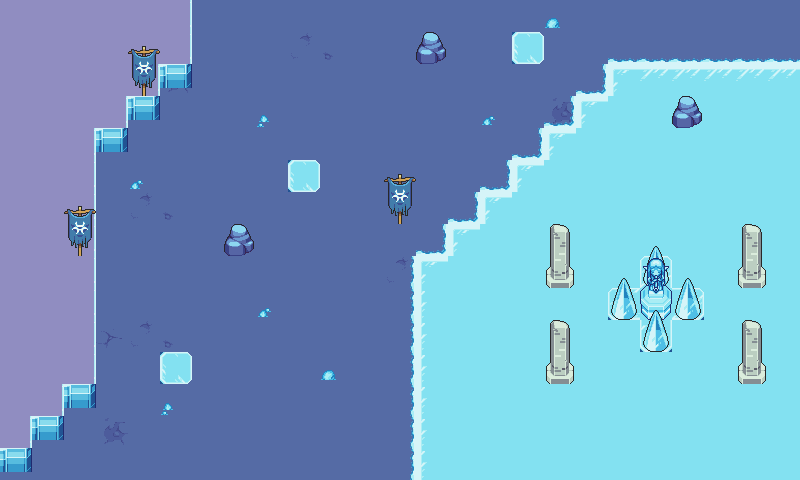

A level layout from a 2D game, rendered from its tile map. Below: a short description, then the map file with tile-grid data replaced by summaries:
An orthogonal 25x15 tile map with 32x32 px tiles, 7 tile layers (Ground, Ground Object, Upper, Stairs, ...), 1 hidden layer not drawn, 20 tilesets.

<map version="1.5" tiledversion="1.6.0" orientation="orthogonal" renderorder="right-down" width="25" height="15" tilewidth="32" tileheight="32" infinite="0" nextlayerid="13" nextobjectid="2">
 <editorsettings>
  <export format="csv" />
 </editorsettings>
 <properties>
  <property name="level" type="int" value="1" />
 </properties>
 <tileset firstgid="1" name="grasslands_tiles" tilewidth="32" tileheight="32" tilecount="140" columns="5">
  <image source="../assets/map/grasslands/grasslands_tiles.png" width="160" height="896" />
 </tileset>
 <tileset firstgid="141" name="grasslands_tree_big" tilewidth="67" tileheight="82" tilecount="1" columns="1">
  <image source="../assets/map/grasslands/grasslands_tree_big.png" width="67" height="82" />
 </tileset>
 <tileset firstgid="142" name="grasslands_tree_small" tilewidth="32" tileheight="44" tilecount="1" columns="1">
  <image source="../assets/map/grasslands/grasslands_tree_small.png" width="32" height="44" />
 </tileset>
 <tileset firstgid="143" name="grasslands_dirt" tilewidth="16" tileheight="16" tilecount="4" columns="4">
  <image source="../assets/map/grasslands/grasslands_dirt.png" width="64" height="16" />
 </tileset>
 <tileset firstgid="147" name="grasslands_flower" tilewidth="16" tileheight="16" tilecount="6" columns="6">
  <image source="../assets/map/grasslands/grasslands_flower.png" width="96" height="16" />
 </tileset>
 <tileset firstgid="153" name="grasslands_tree_stump" tilewidth="32" tileheight="28" tilecount="1" columns="1">
  <image source="../assets/map/grasslands/grasslands_tree_stump.png" width="32" height="28" />
 </tileset>
 <tileset firstgid="154" name="global_bush" tilewidth="32" tileheight="32" tilecount="1" columns="1">
  <image source="../assets/map/global_bush.png" width="32" height="32" />
 </tileset>
 <tileset firstgid="155" name="collision" tilewidth="32" tileheight="32" tilecount="1" columns="1">
  <image source="../assets/map/collision.png" width="32" height="32" />
 </tileset>
 <tileset firstgid="156" name="grasslands_detail" tilewidth="16" tileheight="16" tilecount="1" columns="1">
  <image source="../assets/map/grasslands_detail.png" width="16" height="16" />
 </tileset>
 <tileset firstgid="157" name="IceDungeonTiles" tilewidth="32" tileheight="32" tilecount="80" columns="5">
  <image source="../assets/map/IceDungeonTiles.png" width="160" height="512" />
 </tileset>
 <tileset firstgid="237" name="IceBase" tilewidth="32" tileheight="32" tilecount="50" columns="5">
  <image source="../assets/map/IceBase.png" width="160" height="320" />
 </tileset>
 <tileset firstgid="287" name="bannerZora" tilewidth="32" tileheight="32" tilecount="2" columns="1">
  <image source="../assets/map/bannerZora.png" width="32" height="64" />
 </tileset>
 <tileset firstgid="289" name="IceDecorations" tilewidth="16" tileheight="16" tilecount="4" columns="4">
  <image source="../assets/map/IceDecorations.png" width="64" height="16" />
 </tileset>
 <tileset firstgid="293" name="IceDungeon_RockA_1x1" tilewidth="30" tileheight="32" tilecount="1" columns="1">
  <image source="../assets/map/IceDungeon_RockA_1x1.png" width="30" height="32" />
 </tileset>
 <tileset firstgid="294" name="LavaRuins_Base_54" tilewidth="32" tileheight="32" tilecount="90" columns="5">
  <image source="../assets/map/LavaRuins_Base_54.png" width="160" height="576" />
 </tileset>
 <tileset firstgid="384" name="LakeColumn1" tilewidth="32" tileheight="32" tilecount="2" columns="1">
  <image source="../assets/map/LakeColumn1.png" width="32" height="65" />
 </tileset>
 <tileset firstgid="386" name="LakeColumn2" tilewidth="32" tileheight="32" tilecount="2" columns="1">
  <image source="../assets/map/LakeColumn2.png" width="32" height="64" />
 </tileset>
 <tileset firstgid="388" name="IceStalagmite" tilewidth="32" tileheight="42" tilecount="1" columns="1">
  <image source="../assets/map/IceStalagmite.png" width="32" height="42" />
 </tileset>
 <tileset firstgid="389" name="IceStatue3" tilewidth="32" tileheight="32" tilecount="2" columns="1">
  <image source="../assets/map/IceStatue3.png" width="32" height="64" />
 </tileset>
 <tileset firstgid="391" name="IceStatue2" tilewidth="32" tileheight="64" tilecount="1" columns="1">
  <image source="../assets/map/IceStatue2.png" width="32" height="64" />
 </tileset>
 <layer id="1" name="Ground" width="25" height="15">
  <properties>
   <property name="level" type="int" value="0" />
  </properties>
  <data>[375 cells, 375 non-empty, 6 distinct tile ids]</data>
 </layer>
 <layer id="12" name="Ground Object" width="25" height="15">
  <data>[375 cells, 218 non-empty, 18 distinct tile ids]</data>
 </layer>
 <layer id="6" name="Upper" width="25" height="15">
  <properties>
   <property name="level" type="int" value="1" />
  </properties>
  <data>[375 cells, 0 non-empty, 0 distinct tile ids]</data>
 </layer>
 <layer id="7" name="Stairs" width="25" height="15">
  <properties>
   <property name="level" type="int" value="-2" />
  </properties>
  <data>[375 cells, 0 non-empty, 0 distinct tile ids]</data>
 </layer>
 <layer id="2" name="Objects" width="25" height="15">
  <data>[375 cells, 22 non-empty, 7 distinct tile ids]</data>
 </layer>
 <layer id="9" name="Player Layer" width="25" height="15">
  <data>[375 cells, 0 non-empty, 0 distinct tile ids]</data>
 </layer>
 <layer id="11" name="Passable" width="25" height="15">
  <data>[375 cells, 0 non-empty, 0 distinct tile ids]</data>
 </layer>
 <layer id="8" name="collision" width="25" height="15" visible="0">
  <properties>
   <property name="collision" type="int" value="1" />
  </properties>
  <data>[375 cells, 36 non-empty, 1 distinct tile ids]</data>
 </layer>
</map>
